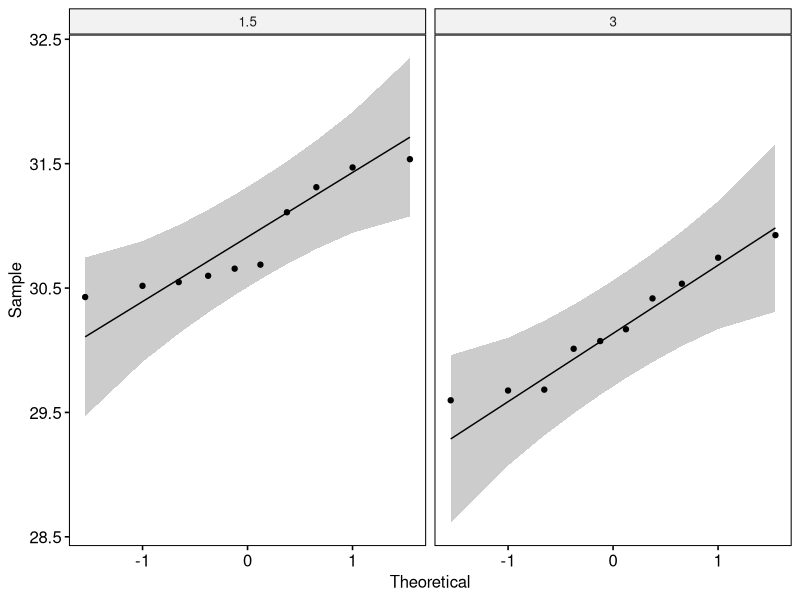
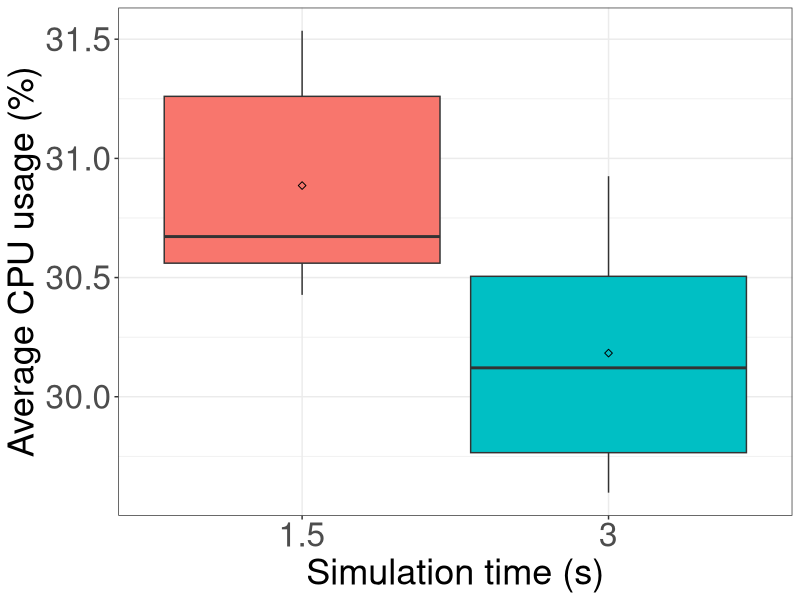

These charts were generated, in order, by the following R code:
## ---- chunk 1
if (!require('tidyverse')) install.packages('tidyverse', dependencies = TRUE); library('tidyverse')
if (!require('ggpubr')) install.packages('ggpubr', dependencies = TRUE); library('ggpubr')
if (!require('rstatix')) install.packages('rstatix', dependencies = TRUE); library('rstatix')
if (!require('ggplot2')) install.packages('ggplot2', dependencies = TRUE); library('ggplot2')
if (!require('coin')) install.packages('coin', dependencies = TRUE); library('coin')
## ---- chunk 2
data <- read.csv(file = '../../raw_data/test_sim_period/run_table.csv')
data <- subset(data, select = c(X__run_id, sim_period, avg_cpu_util))
data$sim_period <- as.factor(data$sim_period)
data$avg_cpu_util <- as.numeric(data$avg_cpu_util)
## ---- chunk 3
data %>%
  group_by(sim_period) %>%
  get_summary_stats(avg_cpu_util, type = "mean_sd")
## ---- chunk 4
pdf(file = "../../figures/sim_time_effect/cpu-usage.pdf")

ggplot(data, aes(x = sim_period, y = avg_cpu_util, fill = sim_period)) +
  theme_bw() + 
  geom_boxplot(width = 0.9, outlier.size = 0.5) + 
  stat_summary(fun = mean, color = 'black', geom = 'point', shape = 5, size = 1.5) +
  labs(x = "Simulation time (s)", y = "Average CPU usage (%)") +
  theme(legend.position = 'none') +
  theme(
    axis.title.x = element_text(size = 26, family = 'sans'),
    axis.title.y = element_text(size = 26, family = 'sans'),
    axis.text.x = element_text(size = 24, family = 'sans'),
    axis.text.y = element_text(size = 24, family = 'sans'),
    
  )

dev.off()
## ---- chunk 5
data %>% 
  group_by(sim_period) %>%
  identify_outliers(avg_cpu_util)
## ---- chunk 6
ggqqplot(data, x = "avg_cpu_util", facet.by = "sim_period")
## ---- chunk 7
data %>%
  group_by(sim_period) %>%
  shapiro_test(avg_cpu_util)
## ---- chunk 8
data %>%
  t_test(avg_cpu_util ~ sim_period) %>%
  add_significance()
## ---- chunk 9
data %>%
  cohens_d(avg_cpu_util ~ sim_period)
